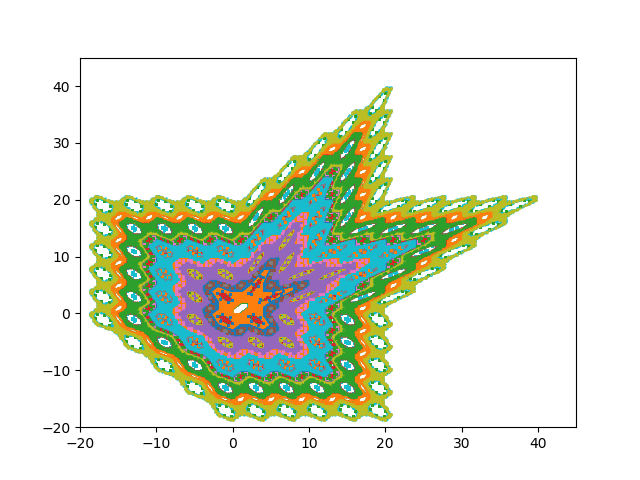

Reproduce this figure in Python.
import math
import numpy as np

import matplotlib
import matplotlib.pyplot as plt

def ginger(x, y):
    x_prime = 1 - y + abs(x)
    y_prime = x
    return x_prime, y_prime

# how many random initializations we have
nb_inits = int(2e2)
# how many steps we propagate each initialization
nb_steps = int(1e4)

x = np.empty(nb_inits * (nb_steps + 1))
y = np.empty(nb_inits * (nb_steps + 1))

for i in range(nb_inits):

    idx = nb_steps * i

    x[idx] = 20 * np.random.rand() - 10
    y[idx] = 20 * np.random.rand() - 10

    for j in range(nb_steps):
        x_prime, y_prime = ginger(x[idx + j], y[idx + j])
    
        x[idx + j + 1] = x_prime
        y[idx + j + 1] = y_prime
    
fig = plt.figure()
ax = plt.axes()

ax.set_xlim(-20, 45)
ax.set_ylim(-20, 45)
for i in range(nb_inits):
    ax.scatter(x[nb_steps * i: nb_steps * (i + 1)], y[nb_steps * i: nb_steps * (i + 1)], marker='o', s=(72. / fig.dpi) ** 2)# , marker=',', linewidth=0.4)

plt.savefig('gingerbread.png')

plt.show()
